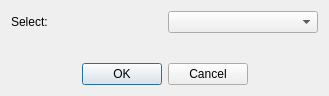
<?xml version="1.0" encoding="UTF-8"?>
<ui version="4.0">
 <class>Dialog</class>
 <widget class="QDialog" name="Dialog">
  <property name="geometry">
   <rect>
    <x>0</x>
    <y>0</y>
    <width>329</width>
    <height>96</height>
   </rect>
  </property>
  <property name="windowTitle">
   <string>Dialog</string>
  </property>
  <layout class="QVBoxLayout" name="verticalLayout">
   <item>
    <layout class="QHBoxLayout" name="horizontalLayout">
     <item>
      <widget class="QLabel" name="label">
       <property name="text">
        <string>Select:</string>
       </property>
      </widget>
     </item>
     <item>
      <widget class="QComboBox" name="comboBox"/>
     </item>
    </layout>
   </item>
   <item>
    <spacer name="verticalSpacer">
     <property name="orientation">
      <enum>Qt::Vertical</enum>
     </property>
     <property name="sizeHint" stdset="0">
      <size>
       <width>20</width>
       <height>40</height>
      </size>
     </property>
    </spacer>
   </item>
   <item>
    <widget class="QDialogButtonBox" name="buttonBox">
     <property name="standardButtons">
      <set>QDialogButtonBox::Cancel|QDialogButtonBox::Ok</set>
     </property>
     <property name="centerButtons">
      <bool>true</bool>
     </property>
    </widget>
   </item>
  </layout>
 </widget>
 <layoutdefault spacing="6" margin="11"/>
 <resources/>
 <connections/>
</ui>
